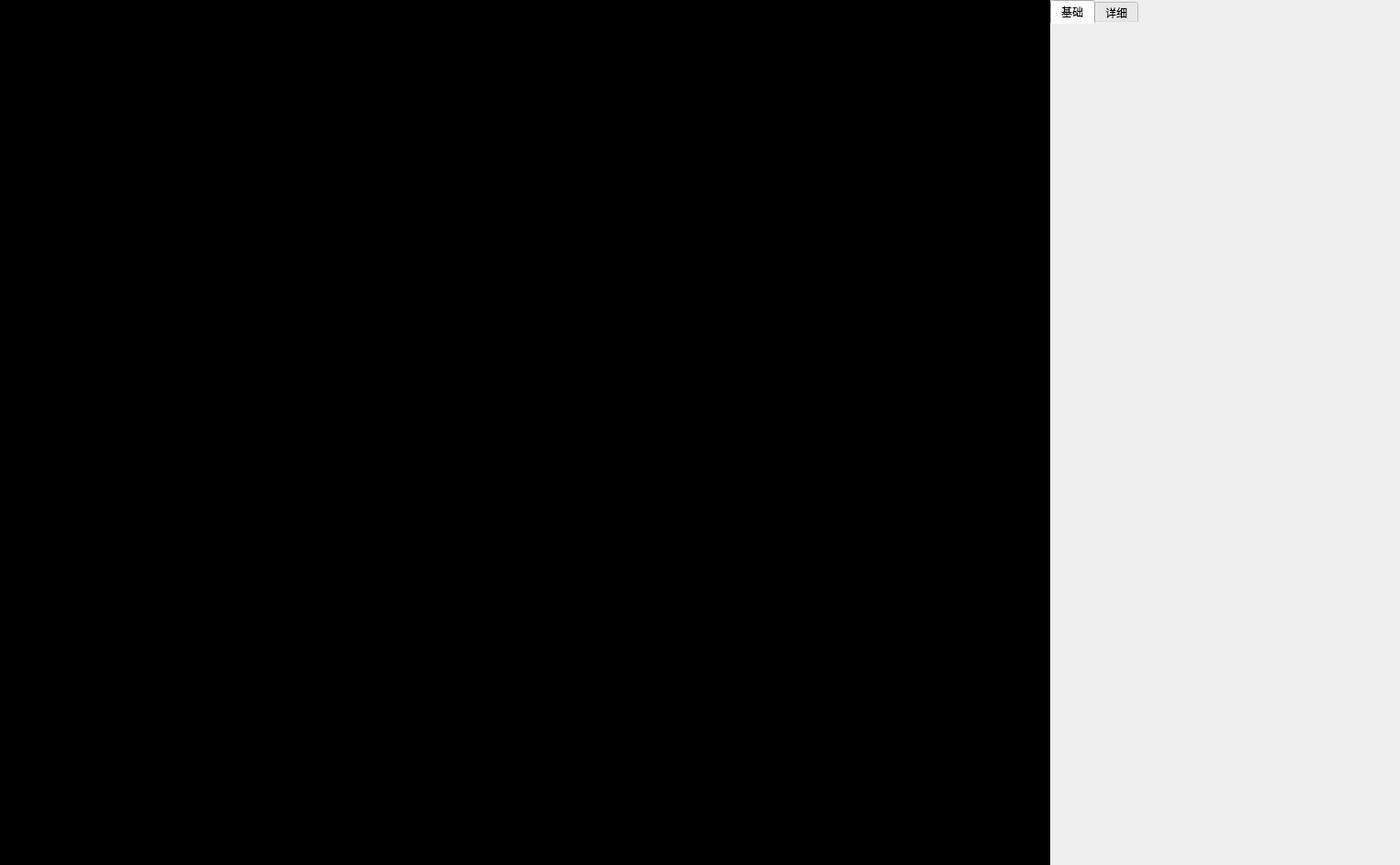
<?xml version="1.0" encoding="UTF-8"?>
<ui version="4.0">
 <class>choicePage</class>
 <widget class="QWidget" name="choicePage">
  <property name="geometry">
   <rect>
    <x>0</x>
    <y>0</y>
    <width>1525</width>
    <height>942</height>
   </rect>
  </property>
  <property name="windowTitle">
   <string>Form</string>
  </property>
  <layout class="QHBoxLayout" name="horizontalLayout">
   <property name="spacing">
    <number>0</number>
   </property>
   <property name="leftMargin">
    <number>0</number>
   </property>
   <property name="topMargin">
    <number>0</number>
   </property>
   <property name="rightMargin">
    <number>0</number>
   </property>
   <property name="bottomMargin">
    <number>0</number>
   </property>
   <item>
    <widget class="QWidget" name="video_container" native="true">
     <property name="sizePolicy">
      <sizepolicy hsizetype="Preferred" vsizetype="Expanding">
       <horstretch>3</horstretch>
       <verstretch>0</verstretch>
      </sizepolicy>
     </property>
     <property name="styleSheet">
      <string notr="true">background-color: black;</string>
     </property>
     <layout class="QVBoxLayout" name="verticalLayout_2">
      <property name="spacing">
       <number>0</number>
      </property>
      <property name="leftMargin">
       <number>0</number>
      </property>
      <property name="topMargin">
       <number>0</number>
      </property>
      <property name="rightMargin">
       <number>0</number>
      </property>
      <property name="bottomMargin">
       <number>0</number>
      </property>
     </layout>
    </widget>
   </item>
   <item>
    <widget class="QFrame" name="frame">
     <property name="sizePolicy">
      <sizepolicy hsizetype="Preferred" vsizetype="Expanding">
       <horstretch>1</horstretch>
       <verstretch>0</verstretch>
      </sizepolicy>
     </property>
     <property name="styleSheet">
      <string notr="true">QFrame {
	border:none;
}</string>
     </property>
     <property name="frameShape">
      <enum>QFrame::Shape::StyledPanel</enum>
     </property>
     <property name="frameShadow">
      <enum>QFrame::Shadow::Raised</enum>
     </property>
     <layout class="QVBoxLayout" name="verticalLayout_4">
      <property name="spacing">
       <number>0</number>
      </property>
      <property name="leftMargin">
       <number>0</number>
      </property>
      <property name="topMargin">
       <number>0</number>
      </property>
      <property name="rightMargin">
       <number>0</number>
      </property>
      <property name="bottomMargin">
       <number>0</number>
      </property>
      <item>
       <widget class="QTabWidget" name="tabWidget">
        <property name="sizePolicy">
         <sizepolicy hsizetype="Expanding" vsizetype="Expanding">
          <horstretch>1</horstretch>
          <verstretch>0</verstretch>
         </sizepolicy>
        </property>
        <property name="styleSheet">
         <string notr="true">QTabWidget::pane {
    border-right: none;
}</string>
        </property>
        <property name="currentIndex">
         <number>0</number>
        </property>
        <widget class="QWidget" name="tab">
         <attribute name="title">
          <string>基础</string>
         </attribute>
         <layout class="QVBoxLayout" name="verticalLayout">
          <property name="spacing">
           <number>0</number>
          </property>
          <property name="leftMargin">
           <number>0</number>
          </property>
          <property name="topMargin">
           <number>0</number>
          </property>
          <property name="rightMargin">
           <number>0</number>
          </property>
          <property name="bottomMargin">
           <number>0</number>
          </property>
          <item>
           <widget class="QScrollArea" name="scrollArea">
            <property name="styleSheet">
             <string notr="true">QScrollBar:vertical {
    border: none;
    background: #f0f0f0;
    width: 11px;
}

QScrollBar::handle:vertical {
    background: #c0c0c0;
    border-radius: 5px;
    min-height: 20px;
}

QScrollBar::handle:vertical:hover {
    background: #a0a0a0;
}

QScrollBar::add-line:vertical, QScrollBar::sub-line:vertical {
    border: none;
    background: none;
    height: 0px;
}

QScrollBar:horizontal {
    border: none;
    background: #f0f0f0;
    height: 10px;
}

QScrollBar::handle:horizontal {
    background: #c0c0c0;
    border-radius: 5px;
    min-width: 20px;
}

QScrollBar::handle:horizontal:hover {
    background: #a0a0a0;
}

</string>
            </property>
            <property name="widgetResizable">
             <bool>true</bool>
            </property>
            <widget class="QWidget" name="scrollAreaWidgetContents">
             <property name="geometry">
              <rect>
               <x>0</x>
               <y>0</y>
               <width>381</width>
               <height>919</height>
              </rect>
             </property>
             <property name="styleSheet">
              <string notr="true">background-color: transparent;</string>
             </property>
            </widget>
           </widget>
          </item>
         </layout>
        </widget>
        <widget class="QWidget" name="tab_2">
         <attribute name="title">
          <string>详细</string>
         </attribute>
         <layout class="QVBoxLayout" name="verticalLayout_3">
          <property name="spacing">
           <number>0</number>
          </property>
          <property name="leftMargin">
           <number>0</number>
          </property>
          <property name="topMargin">
           <number>0</number>
          </property>
          <property name="rightMargin">
           <number>0</number>
          </property>
          <property name="bottomMargin">
           <number>0</number>
          </property>
         </layout>
        </widget>
       </widget>
      </item>
     </layout>
    </widget>
   </item>
  </layout>
 </widget>
 <resources/>
 <connections/>
</ui>
